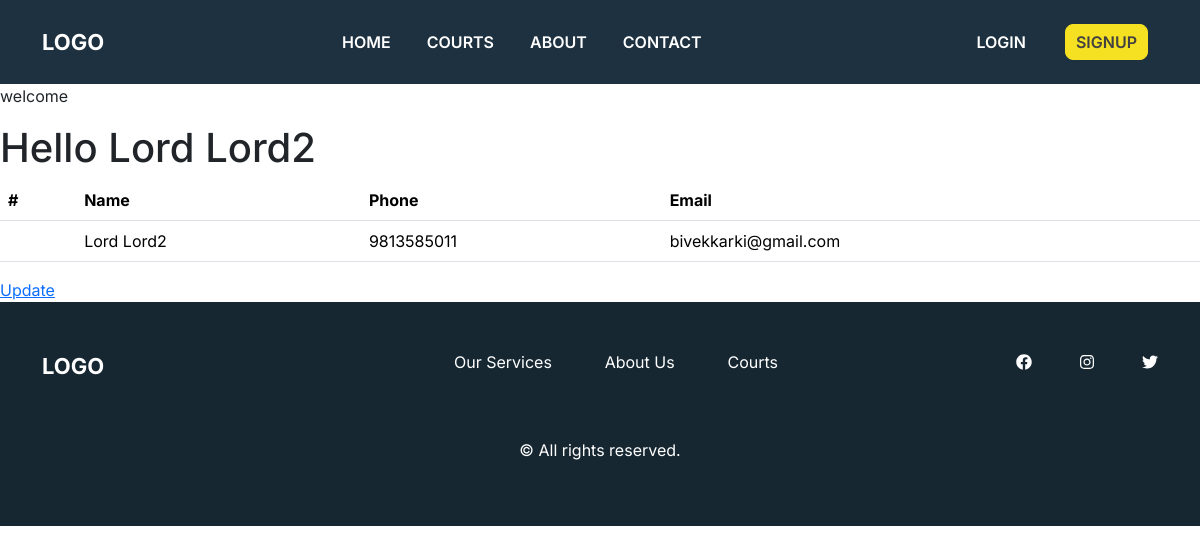
Before: /authentication/consumer_dashboard (signed in) with the older database file.
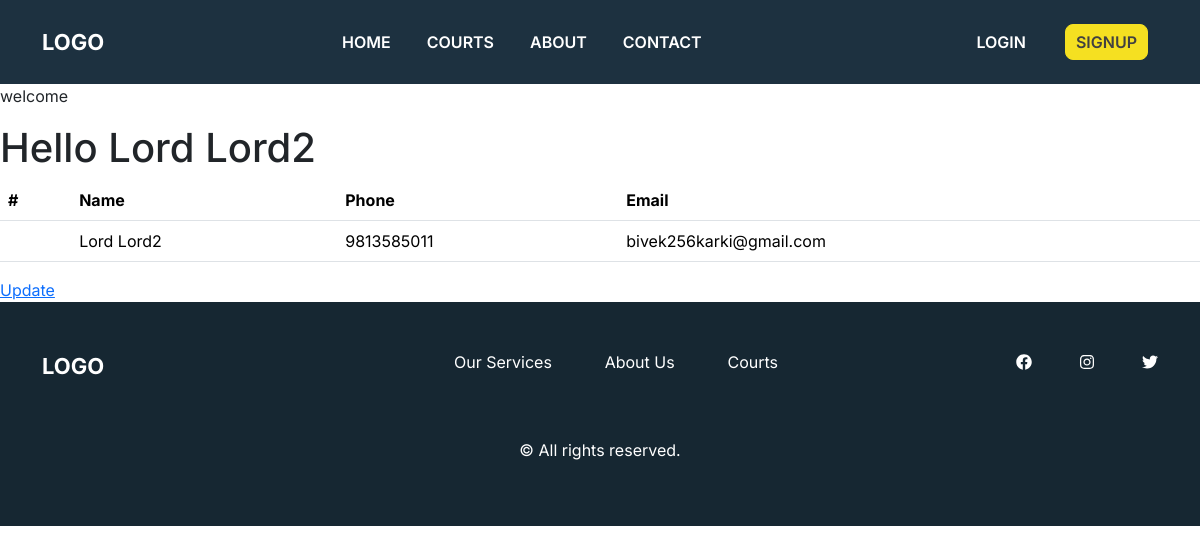
After: the same page with the newer database file.
### authentication/models.py (models this page shows, shortened)
class Consumer(models.Model):
    consumer_id = models.IntegerField(primary_key=True)
    user = models.OneToOneField(User, on_delete=models.CASCADE)
    name = models.CharField(max_length=50)
    phone = models.CharField(max_length=50)
    email = models.EmailField(max_length=50) # emailfield(length=250)
    address = models.TextField(max_length=50) #textfield
    password = models.CharField(max_length=50)
    otp = models.CharField(max_length=25, default='0000')
    status = models.BooleanField(default=False)

### authentication/views.py (the view)
# urls.py: path('consumer_dashboard', consumer_dashboardview, name='consumer_dashboard'),
def consumer_dashboardview(request):
    success_message = messages.get_messages(request)
    consumer_id = request.session.get('consumer_id')
    print(consumer_id)
    consumerr = Consumer.objects.get(consumer_id=consumer_id)
    print(consumerr.name)
    context = {
        'success_message': success_message,
        'consumers': consumerr,
    }
    print("Dashboard")
    return render(request, 'userDashboard.html', context)

### templates/userDashboard.html (shortened to what this page needs)
{% extends 'base.html' %}
{% load static %}
{% block content %}
<p>welcome </p>
    <h1>Hello {{ consumers.name }}</h1>
        <table class="table">
  <thead>
    <tr>
      <th scope="col">#</th>
      <th scope="col">Name</th>
      <th scope="col">Phone</th>
      <th scope="col">Email</th>
    </tr>
  </thead>
  <tbody>
    <tr>
      <th scope="row">{{ consumer.consumer_id }}</th>
      <td>{{ consumers.name }}</td>
      <td>{{ consumers.phone }}</td>
      <td>{{ consumers.email }}</td>
    </tr>
  </tbody>
</table>
    <a href="{% url 'authentication:consumer_update' %}">Update</a>
{% endblock %}

### templates/base.html (shortened to what this page needs)
{% load static %}
<!doctype html>
<html lang="en">
  <head>
    <link href="https://cdn.jsdelivr.net/npm/bootstrap@5.3.2/dist/css/bootstrap.min.css" rel="stylesheet">
    <link rel="stylesheet" href="https://cdnjs.cloudflare.com/ajax/libs/OwlCarousel2/2.3.4/assets/owl.carousel.min.css">
    <link rel="stylesheet" href="https://cdnjs.cloudflare.com/ajax/libs/owl-carousel/1.3.3/owl.theme.min.css">
    <link rel="stylesheet" href="https://cdnjs.cloudflare.com/ajax/libs/owl-carousel/1.3.3/owl.transitions.css">
    <link rel="stylesheet" href="https://cdnjs.cloudflare.com/ajax/libs/font-awesome/5.15.4/css/all.min.css" />
    <link rel="stylesheet" type="text/css" href="{% static 'css/style.css' %}">
  </head>
  <body>
  {% include 'header.html' %}
  {% block content %}
  {% endblock %}
  {% include 'footer.html' %}
  </body>
</html>

### templates/header.html (shortened to what this page needs)
<header>
    {%  load static %}
    <nav class="menu-wrapper navbar navbar-expand-lg bg-body-tertiary">
  <div class="container">
    <a class="navbar-brand" href="{% url 'home:homepage' %}">LOGO</a>
    <div class="collapse navbar-collapse" id="navbarSupportedContent">
      <ul class="navbar-nav ">
        <li class="nav-item">
          <a class="nav-link " data-target="home" aria-current="page" href="#">Home</a>
        </li>
        <li class="nav-item">
          <a class="nav-link" data-target="courts" href="#">Courts</a>
        </li>
        <li class="nav-item">
          <a class="nav-link" data-target="about" href="#">About</a>
        </li>
        <li class="nav-item">
          <a class="nav-link" data-target="contacts" href="#">Contact</a>
        </li>
      </ul>
      <ul class="right-nav">
        <li class="nav-item">
          <a href="{% url 'authentication:consumer_login'%}" class="nav-link login-btn">Login</a>
        </li>
        <li class="nav-item">
          <a href="{% url 'authentication:consumer_registration_form'%}" class="nav-link signup-btn" >SignUp</a>
        </li>
      </ul>
    </div>
  </div>
</nav>
</header>

### templates/footer.html (shortened to what this page needs)
      <section class="footer-section">
          {% load static %}
        <div class="container">
          <div class="footer-single">
            <div class="row">
              <div class="col-md-4">
                <a class="navbar-brand" href="">LOGO</a>
              </div>
              <div class="col-md-4">
                <ul>
                  <li><a href="">Our Services</a></li>
                  <li><a href="">About Us</a></li>
                  <li><a href="">Courts</a></li>
                </ul>
              </div>
              <div class="col-md-4">
                <div class="footer-social-media">
                  <a href=""><i class="fab fa-facebook"></i></a>
                  <a href=""><i class="fab fa-instagram"></i></a>
                  <a href=""><i class="fab fa-twitter"></i></a>
                </div>
              </div>
            </div>
            <div class="copyright">
              <p>© All rights reserved.</p>
            </div>
          </div>
        </div>
      </section>

### static/css/style.css (style rules this page uses)
* { margin: 0; padding: 0; box-sizing: border-box; }
body { font-family: 'Inter', sans-serif; }
.navbar { padding: 20px 0; background-color: #1d3140 !important; color: #ffffff; }
.navbar-brand { font-size: 22px; font-weight: 700; color: #ffffff; }
.nav-item .nav-link { text-transform: uppercase; font-weight: 600; }
.navbar .navbar-nav { margin: auto; }
.navbar .navbar-nav .nav-item, .right-nav .nav-item { padding: 2px 10px; }
.right-nav { margin: 0; list-style: none; display: flex; }
.right-nav li:first-child { margin-right: 0.5rem; display: flex; justify-content: center; align-items: center; }
.navbar-nav .nav-link { color: #ffffff; transition: all 0.3s ease; }
.signup-btn { background-color: #F5E021; color: #414141; border: 1px solid #F5E021; padding: 5px 10px; border-radius: 8px; }
.login-btn { border: 1px solid transparent; padding: 5px 10px; border-radius: 8px; }
.footer-section { background-color: #162732; padding: 3em 0; overflow: hidden; color: #fff; }
.footer-section a { text-decoration: none; color: #fff; }
.footer-section ul li { list-style: none; color: #fff; }
.footer-single ul { display: flex; justify-content: space-between; align-items: center; }
.footer-social-media { display: flex; justify-content: end; align-items: center; gap: 3em; }
.footer-social-media a svg { transition: all .4s ease-out 0s; }
.copyright { margin-top: 3em; display: flex; justify-content: center; align-items: center; }

Changed rows visible on the page:
changed Consumer "Lord Lord2": email "bivekkarki@gmail.com" → "bivek256karki@gmail.com"
